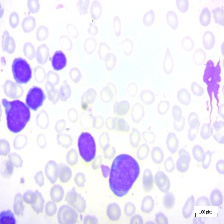
#> input picture WBC-Benign-001.jpg, 224 x 224 px
$ python preprocess.py   (older library calls are emulated)
#> lines starting #> are read from the running program, lines starting #| are printed output that depends on the picture; after the words box and inside, x2 and y2 are one past the last pixel; in counts of white or black regions, pixels touching at a corner belong together; pictures that were not available may be replaced by others from this repository, and a replacement may not be noted
#> further down, refImg is the input picture: shape (224, 224, 3); mean B, G, R 249.6, 233, 238
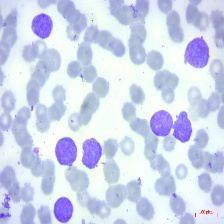
#> input picture WBC-Malignant-Early-283.jpg, 224 x 224 px, given as the content of the folder ./Original/Pro/, which was not available
#> further down, img is the input picture: shape (224, 224, 3); mean B, G, R 236.9, 215.2, 206.6
import os
import cv2
import numpy as np
from skimage import exposure
from skimage.exposure import match_histograms

def segmentWBC(img, referenceImage):

    img = match_histograms(img, referenceImage, multichannel=True)
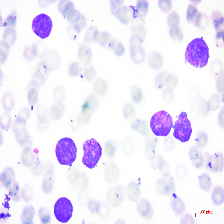
#> img: shape (224, 224, 3); mean B, G, R 248.9, 232.4, 237.4

    # Apply a bilateral filter for noise reduction while preserving edges
    # The d parameter controls the diameter of each pixel neighborhood for filtering,
    # while sigmaColor and sigmaSpace control the color and spatial Gaussian standard deviations, respectively.

    #img = cv2.bilateralFilter(img, d=9, sigmaColor=75, sigmaSpace=75)


    # Convert the RGB image to L*a*b* color space
    img_hsv = cv2.cvtColor(img, cv2.COLOR_BGR2HSV)
#> img_hsv: shape (224, 224, 3); mean H, S, V 94.6, 18.5, 249.4

    # Split the L*a*b* image into L, a, and b channels
    H, S, V = cv2.split(img_hsv)
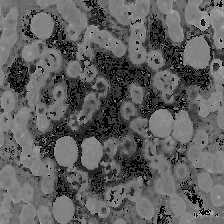
#> H: shape (224, 224); min 0, max 179, mean 94.6
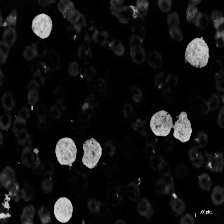
#> S: shape (224, 224); min 0, max 223, mean 18.5
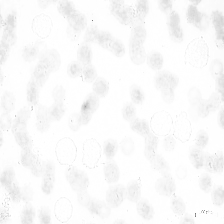
#> V: shape (224, 224); min 123, max 255, mean 249.4

    # Apply a threshold to the image to separate the WBCs from the background
    threshold = 120
    wbcs_mask = cv2.threshold(S, threshold, 255, cv2.THRESH_BINARY)[1]
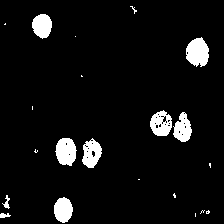
#> wbcs_mask: shape (224, 224); 6.1% white; 21 white regions (12 under 20 px), largest, box (x1, y1, x2, y2) and area: (186, 37, 209, 67) 516, (55, 138, 77, 166) 462, (150, 110, 172, 136) 396

    # Combine the actual image and the WBCs mask image to create the final image
    final_img = cv2.bitwise_and(img, img, mask=wbcs_mask)
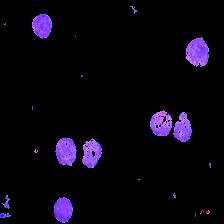
#> final_img: shape (224, 224, 3); mean B, G, R 15.3, 5.2, 9.2

    return final_img

input_directory = './Original/Pro/'
output_directory = './Preprocessed/Pro/'

refImg = cv2.imread('WBC-Benign-001.jpg')

# Create the output directory if it doesn't exist
if not os.path.exists(output_directory):
    os.makedirs(output_directory)

# List all files in the input directory
input_files = os.listdir(input_directory)

for file in input_files:
    if file.endswith('.jpg') or file.endswith('.png'):
        # Read the image
        img = cv2.imread(os.path.join(input_directory, file))

        # Process the image using segmentWBC
        processed_img = segmentWBC(img, refImg)

        # Save the processed image to the output directory
        output_file = os.path.join(output_directory, file)
        cv2.imwrite(output_file, processed_img)
        print(f"Processed and saved {file} to {output_file}")
